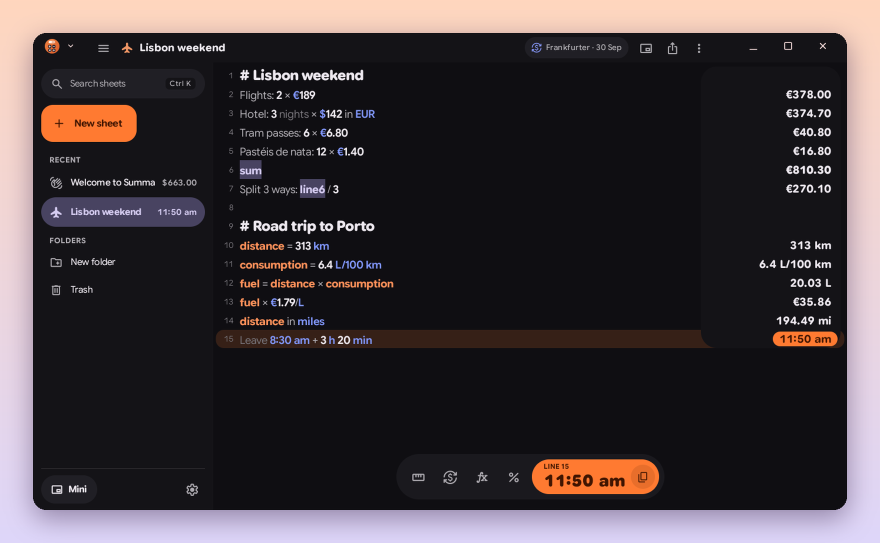
#> input picture docs/images/dark.png, 1760 x 1086 px, given in place of icon.png, which was not available (shown at 1/2 size)
$ python -i store_assets.py   (imports and definitions only)
#> lines starting #> are read from the running program, lines starting #| are printed output that depends on the picture; pictures that were not available may be replaced by others from this repository, and a replacement may not be noted
#!/usr/bin/env python3
# SPDX-License-Identifier: MIT
"""Builds the Google Play graphics in store-submission/graphics/ from Summa's own renders.

    python3 tools/store_assets.py RENDERS_DIR

RENDERS_DIR holds the raw images made on the Googlebook (see store-submission/README.md):
  phone-1.png … phone-6.png     ./summa render phone|list 1080 1920 420 …   (9:16)
  large-1.png … large-3.png     ./summa render large|focus 1920 1080 240 …  (16:9)
  mini-pinned.png               ./summa shot mini-pinned (the real mini window, pinned)
  calc-card.png                 ./summa shot calc-card  (the Calculate card)

Writes: icon-512.png (full square; Play rounds the corners), feature-graphic.png (1024×500),
phone/*.png and large-screen/*.png (24-bit PNG, no alpha), plus the README images for the repo.
"""
import pathlib
import subprocess
import sys

from PIL import Image, ImageDraw, ImageFilter, ImageFont

ROOT = pathlib.Path(__file__).resolve().parent.parent
OUT = ROOT / "store-submission/graphics"
FONT = ROOT / "app/src/main/res/font/summa_sans.ttf"
TOP, BOTTOM = (255, 214, 190), (222, 214, 250)      # the README backdrop: tangerine to lilac
INK = (47, 46, 51)


def font(size, weight=700, rond=100):
    f = ImageFont.truetype(str(FONT), size)
    f.set_variation_by_axes([min(144, max(8, size * 0.75)), weight, rond])
    return f


def backdrop(w, h):
#> called with w = 1024, h = 500
    bg = Image.new("RGB", (w, h))
#> bg: PIL image 1024x500 RGB; every value is 0
    d = ImageDraw.Draw(bg)
    for y in range(h):
        t = y / h
        d.line([(0, y), (w, y)], fill=tuple(int(TOP[i] + (BOTTOM[i] - TOP[i]) * t) for i in range(3)))
    return bg


# [27 lines left out: functions window, icon, not called in this run]


def feature(renders):
    w, h = 1024, 500
    bg = backdrop(w, h)
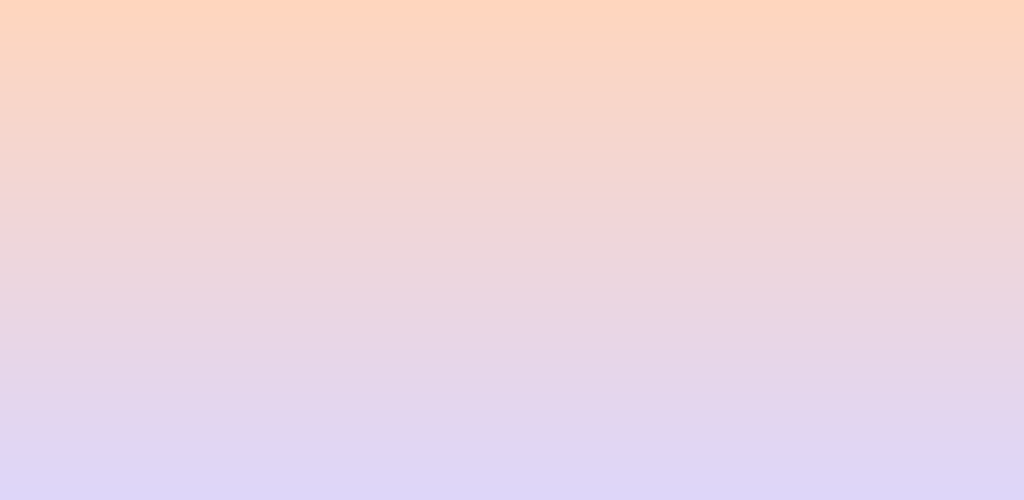
#> bg: PIL image 1024x500 RGB; mean R, G, B 238, 214, 219.5
    # The round icon and the name on the left, a laptop render on the right.
    ic = Image.open(ROOT / "docs/images/icon.png").convert("RGBA").resize((132, 132), Image.LANCZOS)
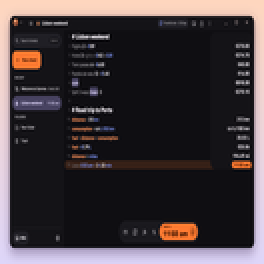
#> ic: PIL image 132x132 RGBA (shown 2 times larger); mean R, G, B, A 65, 56.8, 60.3, 255
    bg.paste(ic, (64, 110), ic)
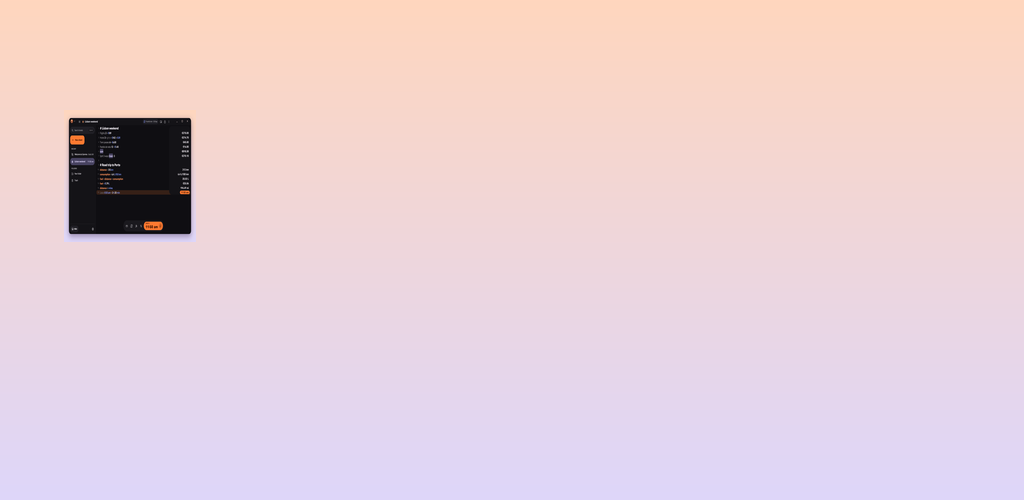
#> bg: PIL image 1024x500 RGB; mean R, G, B 232, 208.7, 214.3
    d = ImageDraw.Draw(bg)
    d.text((64, 262), "Summa", font=font(76, 820), fill=INK)
    d.text((66, 352), "Type maths the way", font=font(30, 560, 60), fill=(93, 90, 96))
    d.text((66, 390), "you'd say it.", font=font(30, 560, 60), fill=(93, 90, 96))
    # Two phone screens (light and dark) on the right, so the answers show in full.
    for name, x, y in (("phone-1.png", 526, 40), ("phone-5.png", 774, 84)):
        shot = Image.open(renders / name).convert("RGB")
        shot = shot.resize((220, int(220 * shot.height / shot.width)), Image.LANCZOS)
        layer = window(shot, 22, 26)
        bg.paste(layer, (x, y), layer)
    bg.save(OUT / "feature-graphic.png", optimize=True)


def flat(src, dst):
    Image.open(src).convert("RGB").save(dst, optimize=True)


# [55 lines left out: functions mini_capture, mini_on_top, readme, main, not called in this run]


# [2 lines not run here, left out]

#> (the run stopped early here; a loop or call above may not have finished)
